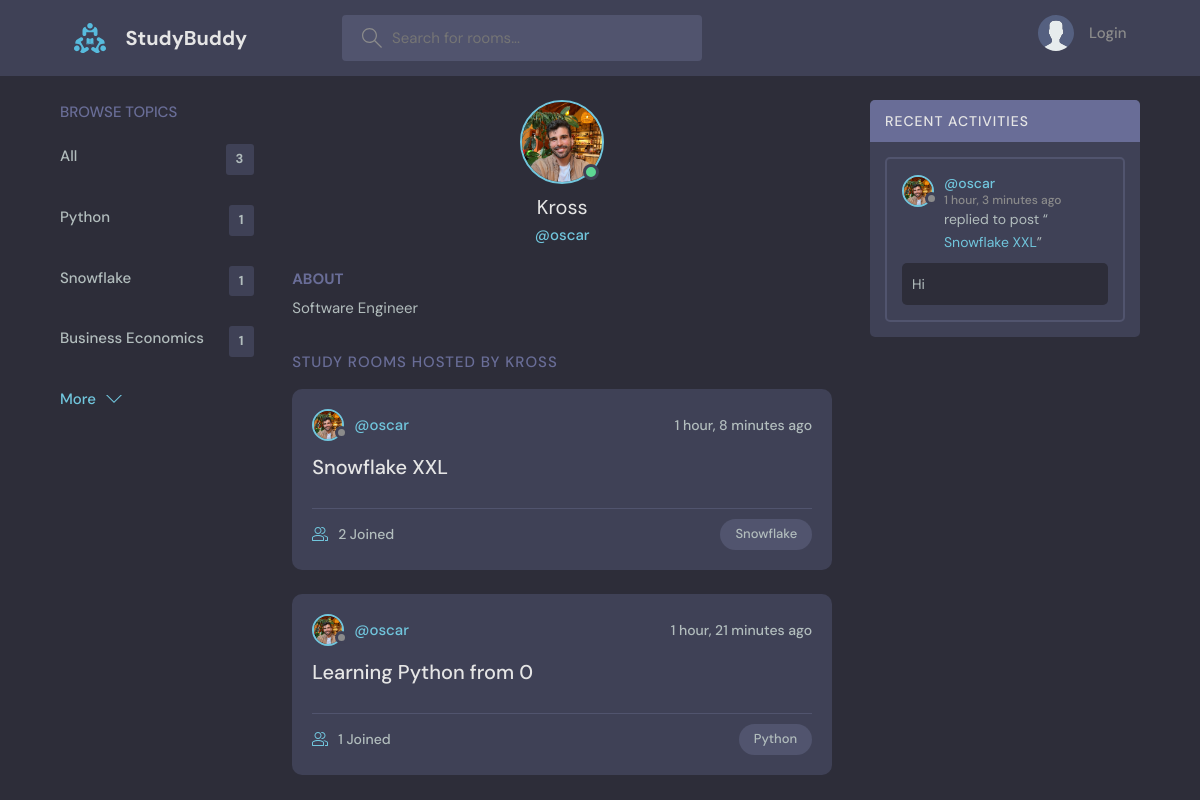
Page /studybud/profile/1/ on the committed database.
### studybud/models.py (models this page shows, shortened)
class Topic(models.Model):
    name = models.CharField(max_length=200)

class UserProfile(models.Model):
    user = models.ForeignKey(User, on_delete=models.CASCADE, null=False)
    alias = models.CharField(max_length=200)
    bio = models.TextField(null=True)
    avatar = models.ImageField(null=True, default="avatar.svg")
    def __str__(self) -> str:
        return self.user.username

class Room (models.Model):
    host = models.ForeignKey(UserProfile, on_delete=models.SET_NULL, null=True)
    topic = models.ForeignKey(Topic, on_delete=models.SET_NULL, null=True) # when the room is deleted we still mantain the rooms
    name = models.CharField(max_length=200)
    description = models.TextField(null=True, blank=True)
    participants = models.ManyToManyField(UserProfile, related_name='participants', blank=True)
    updated = models.DateTimeField(auto_now=True) #updates the timestamp for every change
    created = models.DateTimeField(auto_now_add=True) #only takes the timestamp when we create the instance
    class Meta:
        ordering = ['-updated', '-created'] # the negative in front means reverse

class Message(models.Model):
    user = models.ForeignKey(UserProfile, on_delete=models.CASCADE)
    room = models.ForeignKey(Room, on_delete=models.CASCADE)
    body = models.TextField()
    updated = models.DateTimeField(auto_now=True)
    created = models.DateTimeField(auto_now_add=True)
    class Meta:
        ordering = ['-updated', '-created'] # the negative in front means reverse

### studybud/views.py (the view)
def user_profile(request, pk):
        user_profile = UserProfile.objects.get(id=pk)
        rooms = user_profile.room_set.all()
        room_messages = user_profile.message_set.all()
        total_rooms = Room.objects.count
        topics = Topic.objects.all()
        context = {'user_profile':user_profile, 'rooms': rooms, 'room_messages':room_messages, 'total_rooms':total_rooms, 'topics': topics}
        return render(request, 'profile.html', context)

### studybud/context_processors.py (called while the page is built)
def get_profile(request):
    if request.user.is_authenticated:
        user_profile, create = UserProfile.objects.get_or_create(user=request.user)
        return {'user_profile': user_profile}
    return {}

### studybud/templates/profile.html (shortened to what this page needs)
{% extends 'main.html' %}
{% block content %}
  <main class="profile-page layout layout--3">
    <div class="container">
      {% include 'topics_component.html' %}
      <div class="roomList">
        <div class="profile">
          <div class="profile__avatar">
            <div class="avatar avatar--large active">
              <img src="{{user_profile.avatar.url}}" />
            </div>
          </div>
          <div class="profile__info">
            <h3>{{user_profile.alias}}</h3>
            <p>@{{user_profile.user.username}}</p>
          </div>
          <div class="profile__about">
            <h3>About</h3>
            <p>
              {{user_profile.bio}}
            </p>
          </div>
        </div>
        <div class="roomList__header">
          <div>
            <h2>Study Rooms Hosted by {{user_profile.alias}}</a>
            </h2>
          </div>
        </div>
        {% include 'feed_component.html' %}
      </div>
      {% include 'activity_component.html' %}
    </div>
  </main>
{% endblock content %}

### templates/main.html (shortened to what this page needs)
<!DOCTYPE html>
{% load static %}
<html lang="en">
  <head>
    <link rel="stylesheet" href="{% static 'styles/style.css' %}" />
  </head>
  <body>
    {% include 'navbar.html' %}
    {% block content %}
    {% endblock %}
  </body>
</html>

### templates/navbar.html (shortened to what this page needs)
{% load static %}
<header class="header header--loggedIn">
    <div class="container">
      <a href="{% url 'home' %}" class="header__logo">
        <img src="{% static 'images/logo.svg' %}" />
        <h1>StudyBuddy</h1>
      </a>
      <form class="header__search" method="GET" action="{% url 'home' %}">
        <label>
          <input name="q" placeholder="Search for rooms..." />
        </label>
      </form>
      <nav class="header__menu">
        {% if request.user.is_authenticated %}
        <div class="header__user">
          <a href="{% url 'user-profile' user_profile.user.id %}">
            <div class="avatar avatar--medium active">
              <img src="{{user_profile.avatar.url}}" />
            </div>
            <p>{{user_profile.alias}} <span>@{{user_profile.user.username}}</span></p>
          </a>
          <button class="dropdown-button">
            <svg version="1.1" xmlns="http://www.w3.org/2000/svg" width="32" height="32" viewBox="0 0 32 32">
              <title>chevron-down</title>
              <path d="M16 21l-13-13h-3l16 16 16-16h-3l-13 13z"></path>
            </svg>
          </button>
        </div>
        {% else %}
        <a href="{% url 'login' %}">
          <img src="{% static 'images/avatar.svg' %}" />
          <p>Login</p>
        </a>
        {% endif %}
      </nav>
    </div>
  </header>

### studybud/templates/topics_component.html
<div class="topics">
    <div class="topics__header">
      <h2>Browse Topics</h2>
    </div>
    <ul class="topics__list">
      <li>
        <a href="{% url 'home'%}">All <span>{{total_rooms}}</span></a>
      </li>
        {% for topic in topics %}
        <li>
            <a href="{% url 'home'%}?q-topic={{topic.name}}">{{topic.name}} <span>{{topic.room_set.all.count}}</span></a>
        </li>
        {% endfor %}
    </ul>
    <a class="btn btn--link" href="{% url 'topics' %}">
      More
      <svg version="1.1" xmlns="http://www.w3.org/2000/svg" width="32" height="32" viewBox="0 0 32 32">
        <title>chevron-down</title>
        <path d="M16 21l-13-13h-3l16 16 16-16h-3l-13 13z"></path>
      </svg>
    </a>
</div>

### studybud/templates/feed_component.html (shortened to what this page needs)
{% for room in rooms %}
<div class="roomListRoom">
  <div class="roomListRoom__header">
    <a href="{% url 'user-profile' room.host.user.id %}" class="roomListRoom__author">
      <div class="avatar avatar--small">
        <img src="{{room.host.avatar.url}}" />
      </div>
      <span>@{{room.host.user.username}}</span>
    </a>
    <div class="roomListRoom__actions">
      <span>{{room.created | timesince}} ago</span>
    </div>
  </div>
  <div class="roomListRoom__content">
    <a href="{% url 'room' room.id %}">{{room.name}}</a>
  </div>
  <div class="roomListRoom__meta">
    <a href="{% url 'room' room.id %}" class="roomListRoom__joined">
      {{room.participants.all.count}} Joined
    </a>
    <p class="roomListRoom__topic">{{room.topic.name}}</p>
  </div>
</div>
{% endfor %}

### studybud/templates/activity_component.html (shortened to what this page needs)
<div class="activities">
    <div class="activities__header">
      <h2>Recent Activities</h2>
    </div>
    {% for message in room_messages %}
    <div class="activities__box">
      <div class="activities__boxHeader roomListRoom__header">
        <a href="{% url 'user-profile' message.user.id %}" class="roomListRoom__author">
          <div class="avatar avatar--small">
            <img src="{{message.user.avatar.url}}" />
          </div>
          <p>
            @{{message.user}}
            <span>{{message.created|timesince}} ago</span>
          </p>
        </a>
      </div>
      <div class="activities__boxContent">
        <p>replied to post “<a href="{% url 'room' message.room.id %}">{{message.room.name}}</a>”</p>
        <div class="activities__boxRoomContent">
          {{message.body}}
        </div>
      </div>
    </div>
    {% endfor %}
  </div>

### rows in the picture
Topic: name "Python", room_set.all.count "1"
Topic: name "Snowflake", room_set.all.count "1"
Topic: name "Business Economics", room_set.all.count "1"
UserProfile: avatar (picture), alias "Kross", user.username "oscar", bio "Software Engineer", alias "KROSS"
Room: host.avatar (picture), host.user.username "oscar", created "1 hour, 8 minutes", name "Snowflake XXL", participants.all.count "2", topic.name "Snowflake"
Room: host.avatar (picture), host.user.username "oscar", created "1 hour, 21 minutes", name "Learning Python from 0", participants.all.count "1", topic.name "Python"
Message: user.avatar (picture), user "oscar", created "1 hour, 3 minutes", room.name "Snowflake XXL", body "Hi"

### other values in the picture
{{ total_rooms }} "3"
